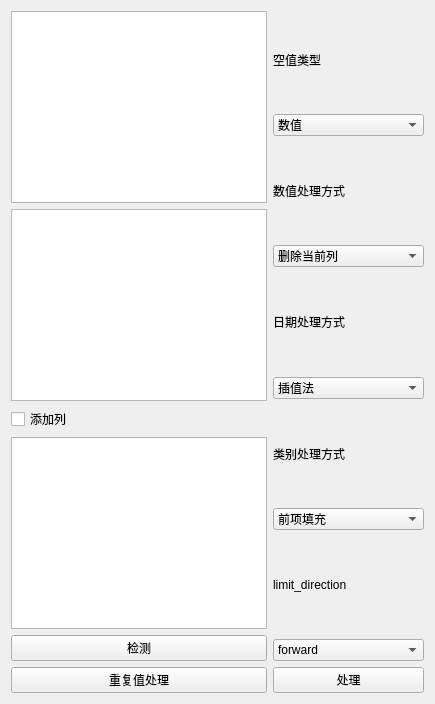
           <widget class="QWidget" name="page_13">
            <layout class="QGridLayout" name="gridLayout_20">
             <item row="3" column="0">
              <widget class="QListWidget" name="listWidget_null_values_3"/>
             </item>
             <item row="4" column="0">
              <widget class="QPushButton" name="null_values_Btn">
               <property name="text">
                <string>检测</string>
               </property>
              </widget>
             </item>
             <item row="2" column="0">
              <widget class="QCheckBox" name="checkBox_null_values">
               <property name="text">
                <string>添加列</string>
               </property>
              </widget>
             </item>
             <item row="0" column="0">
              <widget class="QListWidget" name="listWidget_null_values">
               <property name="minimumSize">
                <size>
                 <width>110</width>
                 <height>0</height>
                </size>
               </property>
              </widget>
             </item>
             <item row="1" column="0">
              <widget class="QListWidget" name="listWidget_null_values_2"/>
             </item>
             <item row="5" column="0">
              <widget class="QPushButton" name="dupplication_Btn">
               <property name="text">
                <string>重复值处理</string>
               </property>
              </widget>
             </item>
             <item row="0" column="1" rowspan="6">
              <layout class="QVBoxLayout" name="verticalLayout">
               <item>
                <widget class="QLabel" name="label_6">
                 <property name="text">
                  <string>空值类型</string>
                 </property>
                </widget>
               </item>
               <item>
                <widget class="QComboBox" name="comboBox_null_values_3">
                 <item>
                  <property name="text">
                   <string>数值</string>
                  </property>
                 </item>
                 <item>
                  <property name="text">
                   <string>日期</string>
                  </property>
                 </item>
                 <item>
                  <property name="text">
                   <string>类别</string>
                  </property>
                 </item>
                </widget>
               </item>
               <item>
                <widget class="QLabel" name="label_4">
                 <property name="text">
                  <string>数值处理方式</string>
                 </property>
                </widget>
               </item>
               <item>
                <widget class="QComboBox" name="comboBox_null_values">
                 <item>
                  <property name="text">
                   <string>删除当前列</string>
                  </property>
                 </item>
                 <item>
                  <property name="text">
                   <string>删除当前行</string>
                  </property>
                 </item>
                 <item>
                  <property name="text">
                   <string>均值填充</string>
                  </property>
                 </item>
                 <item>
                  <property name="text">
                   <string>中位数填充</string>
                  </property>
                 </item>
                 <item>
                  <property name="text">
                   <string>众数填充</string>
                  </property>
                 </item>
                 <item>
                  <property name="text">
                   <string>前项填充</string>
                  </property>
                 </item>
                 <item>
                  <property name="text">
                   <string>后项填充</string>
                  </property>
                 </item>
                 <item>
                  <property name="text">
                   <string>上四分位数填充</string>
                  </property>
                 </item>
                 <item>
                  <property name="text">
                   <string>中四分位数填充</string>
                  </property>
                 </item>
                 <item>
                  <property name="text">
                   <string>下四分位数填充</string>
                  </property>
                 </item>
                 <item>
                  <property name="text">
                   <string>双线性插值</string>
                  </property>
                 </item>
                 <item>
                  <property name="text">
                   <string>线性插值</string>
                  </property>
                 </item>
                 <item>
                  <property name="text">
                   <string>拉格朗日插值</string>
                  </property>
                 </item>
                 <item>
                  <property name="text">
                   <string>多项式插值</string>
                  </property>
                 </item>
                 <item>
                  <property name="text">
                   <string>样条插值</string>
                  </property>
                 </item>
                 <item>
                  <property name="text">
                   <string>3 阶B样条曲线插值</string>
                  </property>
                 </item>
                 <item>
                  <property name="text">
                   <string>2 阶B样条曲线插值</string>
                  </property>
                 </item>
                 <item>
                  <property name="text">
                   <string>barycentric插值</string>
                  </property>
                 </item>
                 <item>
                  <property name="text">
                   <string>nearest</string>
                  </property>
                 </item>
                 <item>
                  <property name="text">
                   <string>zero</string>
                  </property>
                 </item>
                 <item>
                  <property name="text">
                   <string>pad</string>
                  </property>
                 </item>
                 <item>
                  <property name="text">
                   <string>index</string>
                  </property>
                 </item>
                 <item>
                  <property name="text">
                   <string>slinear</string>
                  </property>
                 </item>
                 <item>
                  <property name="text">
                   <string>krogh</string>
                  </property>
                 </item>
                 <item>
                  <property name="text">
                   <string>piecewise_polynomial</string>
                  </property>
                 </item>
                 <item>
                  <property name="text">
                   <string>pchip</string>
                  </property>
                 </item>
                 <item>
                  <property name="text">
                   <string>akima</string>
                  </property>
                 </item>
                 <item>
                  <property name="text">
                   <string>from_derivatives</string>
                  </property>
                 </item>
                </widget>
               </item>
               <item>
                <widget class="QLabel" name="label_7">
                 <property name="text">
                  <string>日期处理方式</string>
                 </property>
                </widget>
               </item>
               <item>
                <widget class="QComboBox" name="comboBox_null_values_4">
                 <item>
                  <property name="text">
                   <string>插值法</string>
                  </property>
                 </item>
                 <item>
                  <property name="text">
                   <string>前项填充</string>
                  </property>
                 </item>
                 <item>
                  <property name="text">
                   <string>后项填充</string>
                  </property>
                 </item>
                 <item>
                  <property name="text">
                   <string>删除当前列</string>
                  </property>
                 </item>
                 <item>
                  <property name="text">
                   <string>删除当前行</string>
                  </property>
                 </item>
                </widget>
               </item>
               <item>
                <widget class="QLabel" name="label_8">
                 <property name="text">
                  <string>类别处理方式</string>
                 </property>
                </widget>
               </item>
               <item>
                <widget class="QComboBox" name="comboBox_null_values_5">
                 <item>
                  <property name="text">
                   <string>前项填充</string>
                  </property>
                 </item>
                 <item>
                  <property name="text">
                   <string>后项填充</string>
                  </property>
                 </item>
                 <item>
                  <property name="text">
                   <string>删除当前列</string>
                  </property>
                 </item>
                 <item>
                  <property name="text">
                   <string>删除当前行</string>
                  </property>
                 </item>
                 <item>
                  <property name="text">
                   <string>众数填充</string>
                  </property>
                 </item>
                </widget>
               </item>
               <item>
                <widget class="QLabel" name="label_5">
                 <property name="text">
                  <string>limit_direction</string>
                 </property>
                </widget>
               </item>
               <item>
                <widget class="QComboBox" name="comboBox_null_values_2">
                 <item>
                  <property name="text">
                   <string>forward</string>
                  </property>
                 </item>
                 <item>
                  <property name="text">
                   <string>backward</string>
                  </property>
                 </item>
                 <item>
                  <property name="text">
                   <string>both</string>
                  </property>
                 </item>
                </widget>
               </item>
               <item>
                <widget class="QPushButton" name="null_values_Btn_2">
                 <property name="text">
                  <string>处理</string>
                 </property>
                </widget>
               </item>
              </layout>
             </item>
            </layout>
           </widget>
